Frame 1 (no input): blank canvas, image omitted
Frame 60 (no input): blank canvas, image omitted
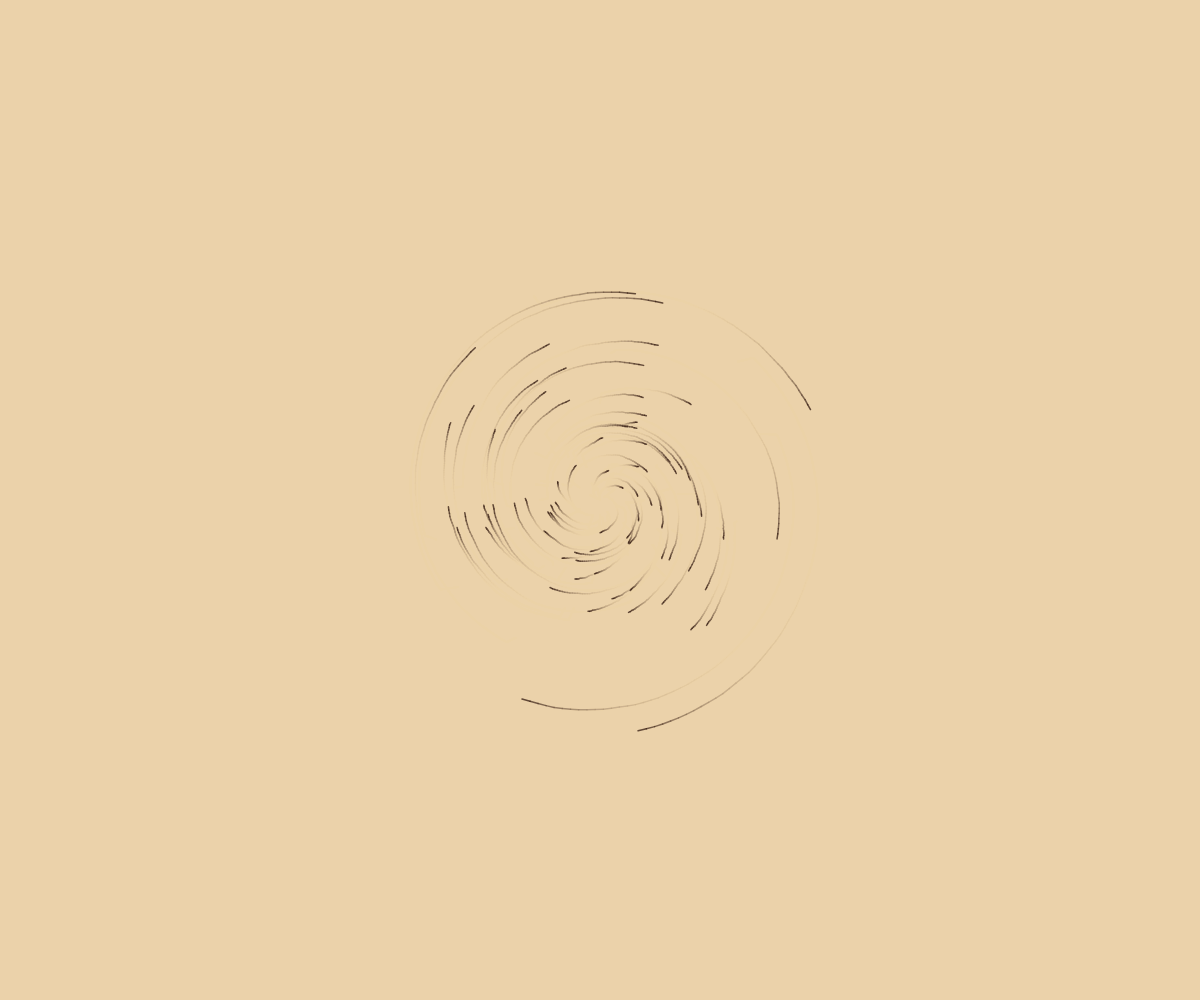
Frame 120 (the mouse pressed at the canvas centre since frame 60)

The p5.js sketch whose frames 1 and 60 were blank and that drew this single picture after the mouse press (run headless with seeded random() and noise() and a simulated clock; from frame 60 on, the mouse is pressed at the canvas centre):

// p5.js sketch
// ── sketch.js
let vines = [];
let d = 80;


function setup() {
  createCanvas(windowWidth, windowHeight);
  background(235, 210, 170);
}

function draw() {
  background(235, 210, 170,30);

  for (let i = vines.length - 1; i >= 0; i--) {
    let c = vines[i];

    if (c.isdone() || c.opacity <= 0) {
      vines.splice(i, 1);
    } else {
      c.update();
      c.display();
    }
  }
}

function mousePressed() {
  for (let i = 0; i < d; i++) {
    vines.push(new Vine(mouseX, mouseY, i));
  }
}

class Vine {
  constructor(x, y, n) {
    this.cx = x;
    this.cy = y;
//나이테같이 원이 게속 이동하면서 그 잔상이 ellipse를 만드는거야 근데 거기서 중심은 같ㅌ지만 좀 쭈글쭈글한 원을 만들기 위해서 뭐를 넣어야할까?
//이렇게 돌아가는 형태를 p5.js에서 구현하고ㅛㅣㅍ응데 여러 원이 이동하면서 비정형적인 형태지만 저렇게 동심원으로 나타낫으면 좋겟어
//각각 변수가 뭘 의미하는지 알려줘

    this.angle = map(n, 0, d, 0, TWO_PI);
    this.maxR = random(60, 220);
    this.r = random(10, this.maxR);

    this.x = this.cx + cos(this.angle) * this.r;
    this.y = this.cy + sin(this.angle) * this.r;

    this.pX = this.x;
    this.pY = this.y;

    this.speed = random(0.01, 0.04);

    this.plus = random(-16, 16);
    this.a = random(-0.04,0.04);

    this.opacity = 255;
  }

  display() {
    noFill();
    stroke(55, 30, 20, this.opacity);
    strokeWeight(1.5);
    line(this.x, this.y, this.pX, this.pY);
  }

  update() {
    this.pX = this.x;
    this.pY = this.y;

    this.angle += this.speed;

   
    this.plus += this.a;

    if (this.plus > 20 || this.plus < -20) {
      this.a *= -1;
    }

    // 근데 사라질때는 좀 퍼지면서 사라지면 좋겟어
    this.r += random(0.1, 0.8);

    let rr = this.r + this.plus;

    this.x = this.cx + cos(this.angle) * rr;
    this.y = this.cy + sin(this.angle) * rr;

    this.opacity -= 1;
  }

  isdone() {
    if (this.x < 0 || this.x > width || this.y < 0 || this.y > height) {
      return true;
    } else {
      return false;
    }
  }
}

function windowResized() {
  resizeCanvas(windowWidth, windowHeight);
  background(235, 210, 170);
}
